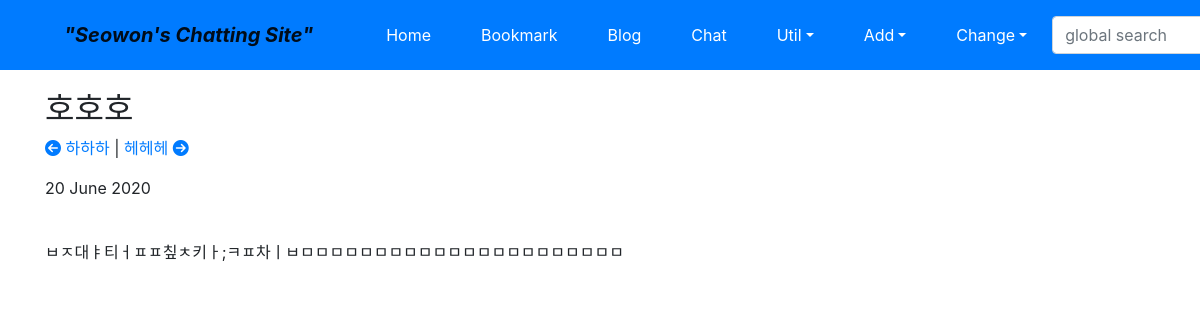
Page /blog/post/호호호/ on the committed database.
### blog/models.py (models this page shows, shortened)
class Post(models.Model):
	title = models.CharField(verbose_name='TITLE', max_length=50)
	slug = models.SlugField('SLUG', unique=True, allow_unicode=True, help_text='one word for title alias.')
	description = models.CharField('DESCRIPTION', max_length=100, blank=True, help_text='simple description text.')
	content = models.TextField('CONTENT')
	create_dt = models.DateTimeField('CREATE DATE', auto_now_add=True)
	modify_dt = models.DateTimeField('MODIFY DATE', auto_now = True)
	owner = models.ForeignKey(User, on_delete=models.CASCADE, verbose_name='OWNER', blank=True, null=True)
	class Meta:
		verbose_name = 'post'
		verbose_name_plural = 'posts'
		db_table = 'blog_posts'
		ordering = ('-modify_dt',)
	def __str__(self):
		return self.title
	def get_absolute_url(self):
		return reverse('blog:post_detail', args=(self.slug,))
	def get_previous(self):
		return self.get_previous_by_modify_dt()
	def get_next(self):
		return self.get_next_by_modify_dt()

### blog/templates/blog/post_detail.html (shortened to what this page needs)
{% extends "base.html" %}
{% block content %}
<h2>{{ object.title }}</h2>
<p>
	{% if object.get_previous %}
	<a href = "{{ object.get_previous.get_absolute_url }}" title="View previous post">
		<i class="fas fa-arrow-circle-left"></i> {{ object.get_previous }}
	</a>
	{% endif %}
	{% if object.get_next %}
	| <a href = "{{ object.get_next.get_absolute_url }}" title = "View next post">
	{{ object.get_next }} <i class="fas fa-arrow-circle-right"></i>
	</a>
	{% endif %}
</p>
<p> {{ object.modify_dt|date:"j F Y"}}</p>
<br>
<div>
	{{ object.content|linebreaks}}
</div>
{% endblock %}

### rows in the picture
Post: title "호호호", get_previous "하하하", get_next "헤헤헤", modify_dt "20 June 2020", content "ㅂㅈ대ㅑ티ㅓㅍㅍ칲ㅊ키ㅏ;ㅋㅍ차ㅣㅂㅁㅁㅁㅁㅁㅁㅁㅁㅁㅁㅁㅁㅁㅁㅁㅁㅁㅁㅁㅁㅁㅁ"
